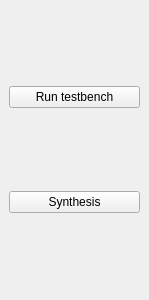
<?xml version="1.0" encoding="UTF-8"?>
<ui version="4.0">
 <class>EditorToolBar</class>
 <widget class="QDockWidget" name="EditorToolBar">
  <property name="geometry">
   <rect>
    <x>0</x>
    <y>0</y>
    <width>149</width>
    <height>300</height>
   </rect>
  </property>
  <property name="windowTitle">
   <string>Doc&amp;kWidget</string>
  </property>
  <widget class="QWidget" name="dockWidgetContents">
   <layout class="QGridLayout" name="gridLayout">
    <item row="1" column="0">
     <widget class="QPushButton" name="pushButtonTestBench">
      <property name="text">
       <string>Run testbench</string>
      </property>
      <property name="icon">
       <iconset theme="testbench.png">
        <normaloff>.</normaloff>.</iconset>
      </property>
     </widget>
    </item>
    <item row="2" column="0">
     <widget class="QPushButton" name="pushButtonSynthesis">
      <property name="text">
       <string>Synthesis</string>
      </property>
      <property name="icon">
       <iconset theme="run.png">
        <normaloff>.</normaloff>.</iconset>
      </property>
     </widget>
    </item>
   </layout>
  </widget>
 </widget>
 <resources/>
 <connections/>
</ui>
